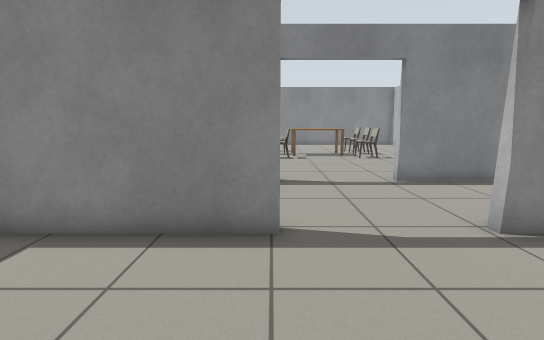
view 1 (above)

23 first-person views from a walk through a world built for the Gazebo simulator. The camera is 1 m above the floor, tilts 10° down and sees 90° across. The floor is counted in squares, 0.5 m on a side. Each view is taken from the middle of a square. On the plan, view 1 faces up. The plan holds only what a view shows up to about 16 squares ahead; the rest is blank. Some stock models are drawn as simple stand-ins. Some surface patterns are stand-ins.

view 2
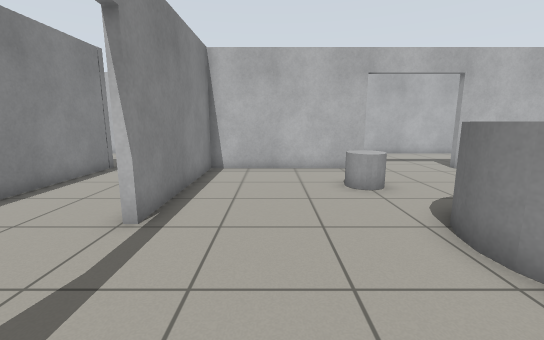

view 3
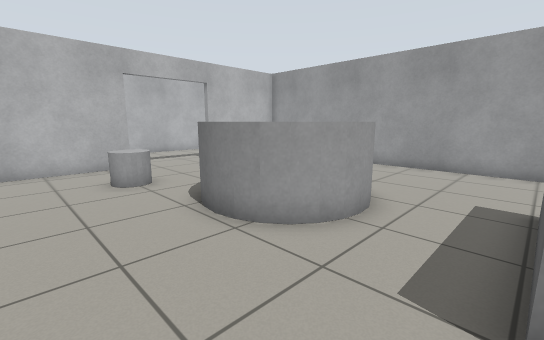

view 4
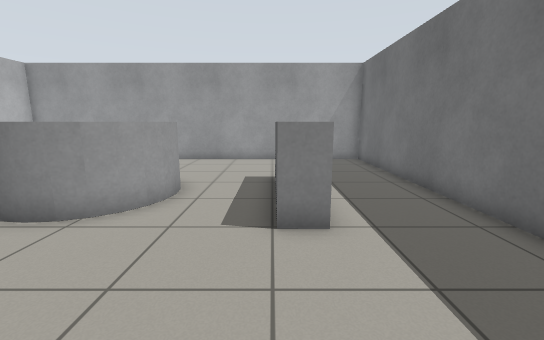

view 5
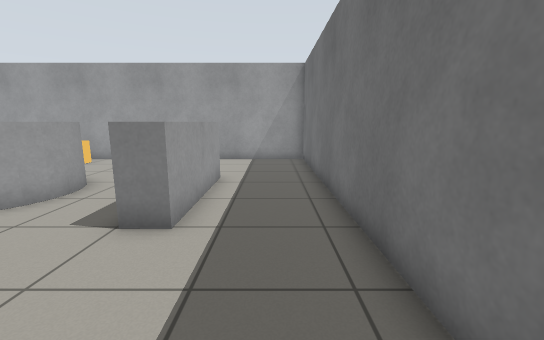

view 6
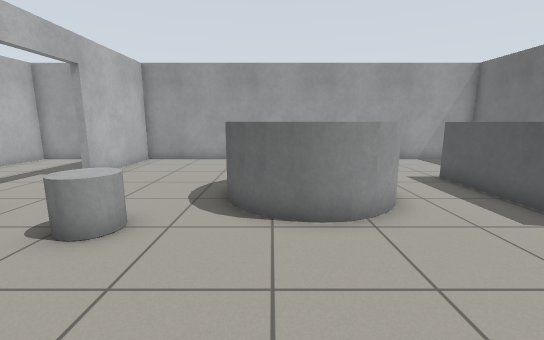

view 7
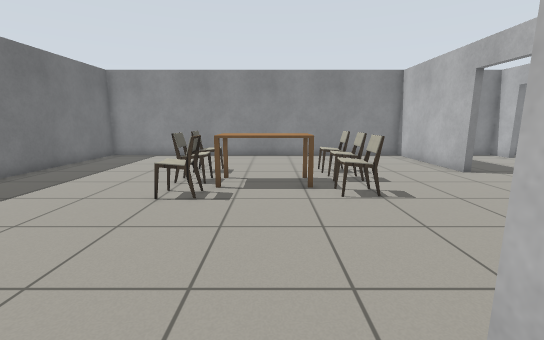

view 8
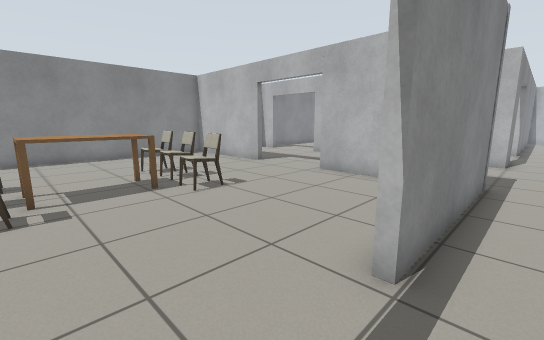

view 9
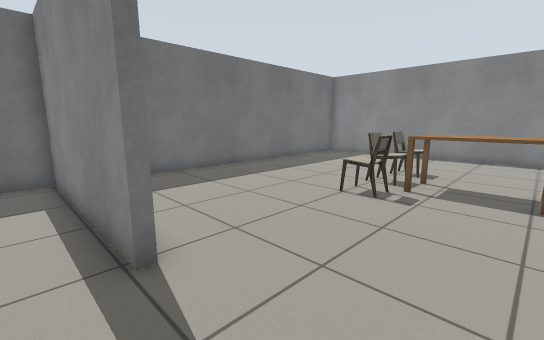

view 10
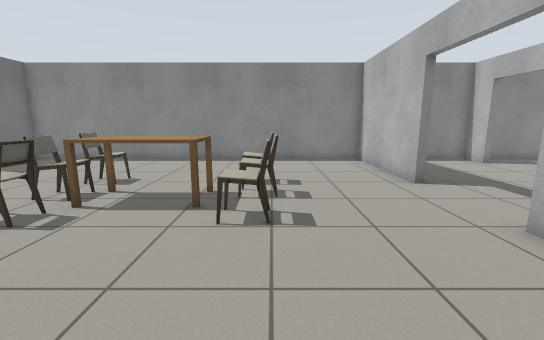

view 11
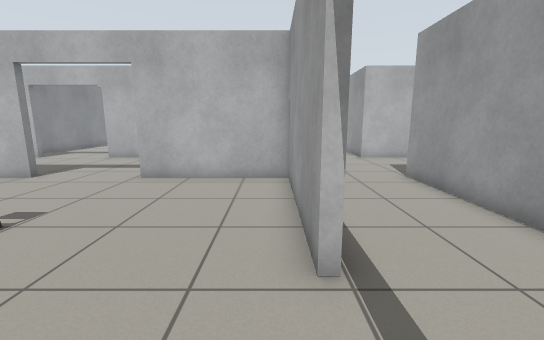

view 12
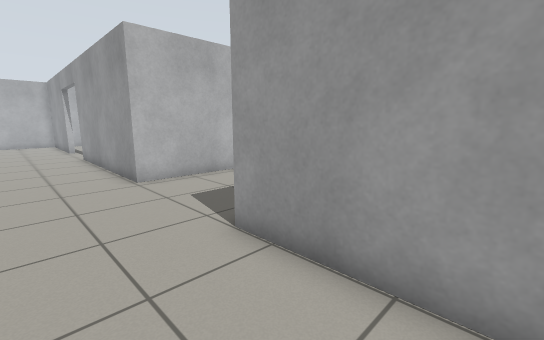

view 13
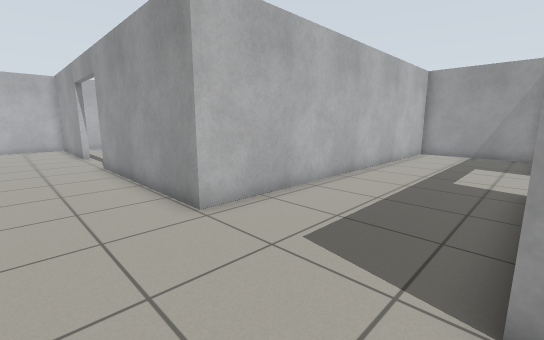

view 14
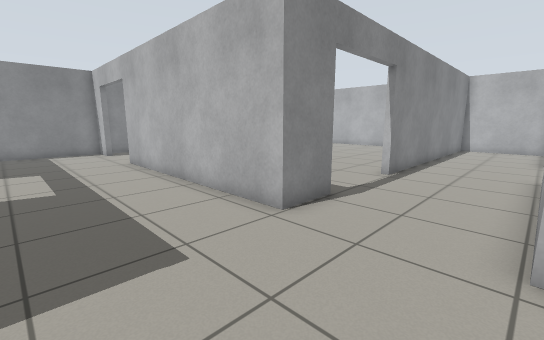

view 15
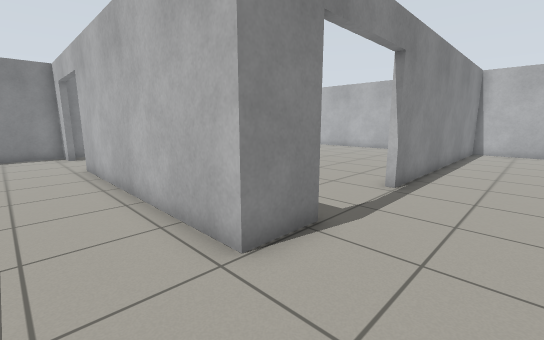

view 16
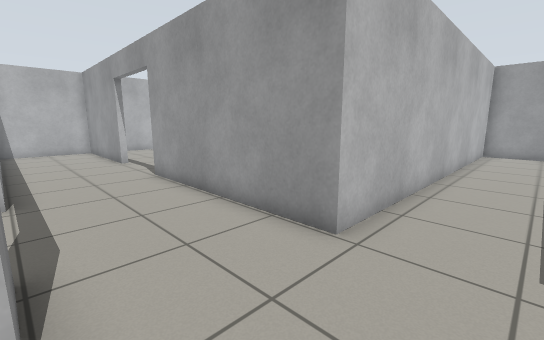

view 17
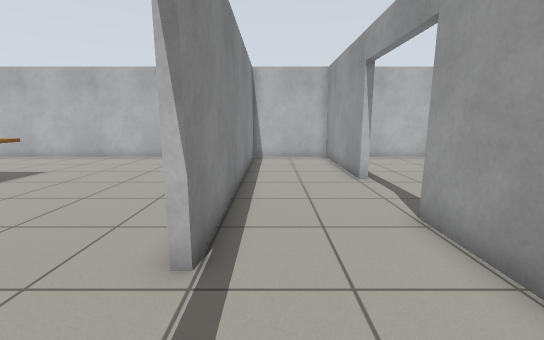

view 18
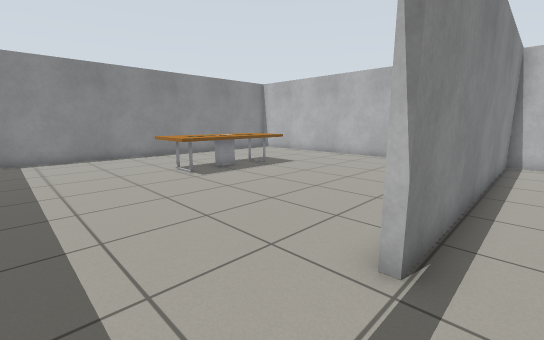

view 19
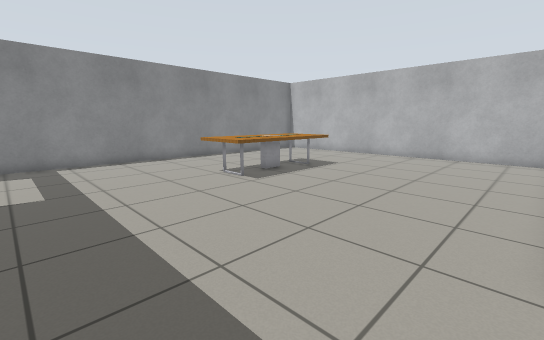

view 20
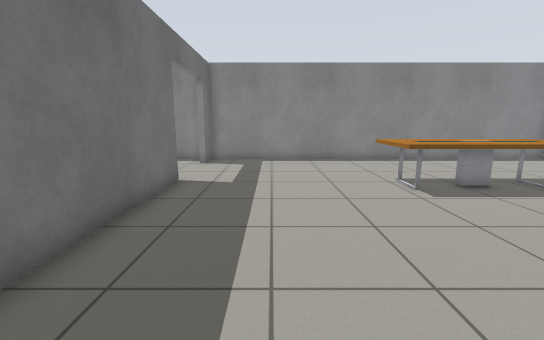

view 21
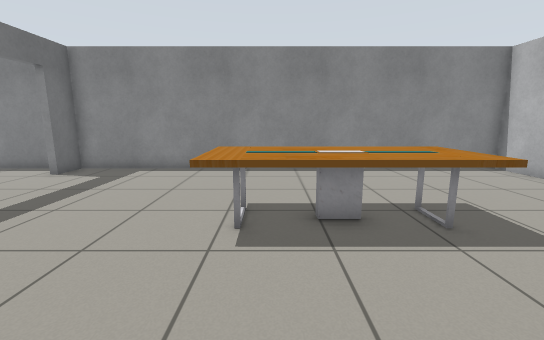

view 22
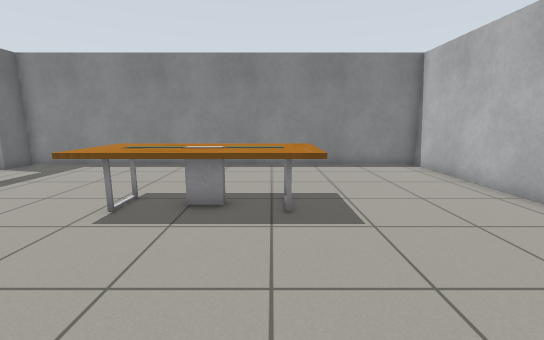

view 23
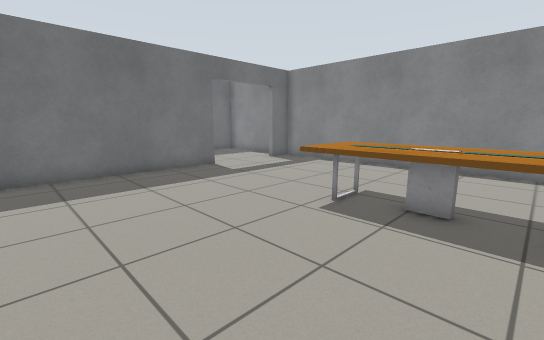

### Floor plan
Key: @ floor where view 1 was taken; # wall or solid block; . floor; D open door; = window, fence, low wall or low ledge; C chair; G grey cylinder; R orange cylinder; T table.
Columns run from 7 left of view 1 to 35 right of it. Each row starts with its distance up from view 1.
 25 ###########################################
 24 #.................#....##.................#
 23 #.................#....DD.................#
 22 #.................#....DD.................#
 21 #.................#....DD.................#
 20 #......CC...CC....#....DD......TTTTTT.....#
 19 #......CC...CC....#....##......TTTTTT.....#
 18 #......CCTTTCC....D....##......TTTTTT.....#
 17 #......CCTTTCC....D....##......TTTTTT.....#
 16 #......CCTTTCC....D....##.................#
 15 #......CC...CC....D....##.................#
 14 #.................#....##.................#
 13 #.................#....##.................#
 12 #.................#....##.................#
 11   ................#....## ................#
 10      .............#....##.................#
  9 ########DDDD#######.... ##DDDD#############
  8 #.........................................#
  7        ...................................#
  6        ...................................#
  5   ######DDDD#######....#########DDDD#######
  4   ................#....##       .......
  3    ...............#....##         .......
  2 #.................#....##           ......#
  1 #.................#....##             ....#
  0 #......@......GG..#....##               ..#
 -1 #...==...GGG..GG..#....##                 #
 -2 #...#=..GG GG.....D....#
 -3 #...#=..G   G.....D....#
 -4 #...#=..G    .....D....#
 -5 #...#=..G    .....D....#
 -6 #...==...    .....D....#
 -7 #.........   .....#....#
 -8 #..........  .....#....#
 -9 #..........RR.....#....##
-10 #..........RR.....#....##
-11 #########################

Positions as (right, up) in squares from view 1, and headings:
1: (0, 0), facing up
2: (-1, 2), facing right
3: (-2, 2), facing down-right
4: (-2, 4), facing down
5: (-5, 4), facing down
6: (4, 4), facing down
7: (3, 8), facing up
8: (1, 8), facing up-right
9: (4, 8), facing up-left
10: (6, 10), facing up
11: (1, 10), facing right
12: (7, 8), facing down-right
13: (11, 8), facing down-right
14: (12, 5), facing up-right
15: (14, 6), facing up-right
16: (14, 9), facing down-right
17: (19, 8), facing right
18: (19, 8), facing up-right
19: (18, 10), facing up-right
20: (20, 10), facing up
21: (25, 13), facing up
22: (28, 12), facing up
23: (28, 12), facing up-left
